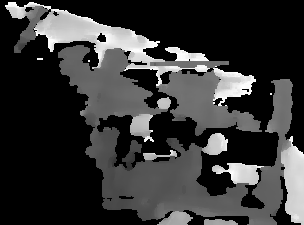
#> input picture cropped_depth.png, 304 x 225 px
$ python cv-test.py
#> lines starting #> are read from the running program, lines starting #| are printed output that depends on the picture
import cv2 as cv
import numpy as np
import matplotlib.pyplot as plt
from random import randint

# 读取图像
img = cv.imread("cropped_depth.png")
#> img is the input picture: shape (225, 304, 3); min 0, max 255, mean 54
# 应用Canny边缘检测
img = cv.Canny(img, 10, 50)
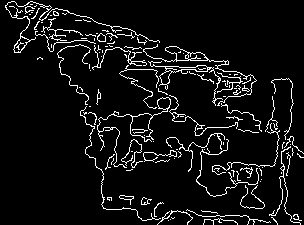
#> img: shape (225, 304); 6.9% white in thin lines or dots

# 使用霍夫变换检测直线
lines = cv.HoughLinesP(img, 2, np.pi / 90, threshold=50, minLineLength=1, maxLineGap=50)
#> lines = 63 rows, first 6: [29, 22, 292, 87], [35, 34, 291, 97], [62, 9, 292, 83], [27, 3, 287, 192], [100, 23, 273, 215], [5, 6, 290, 110]

img_show = cv.cvtColor(img, cv.COLOR_GRAY2BGR)
#> img_show: shape (225, 304, 3); 6.9% white in thin lines or dots

print(f"图像形状: {img.shape}")  # (height, width)
#| 图像形状: (225, 304)
height, width = img.shape[:2]
#> height = 225; width = 304

L1 = L2 = R1 = R2 = U1 = U2 = D1 = D2 = None
sLMax = sRMax = sUMax = sDMax = -1000000

if lines is not None:
    for line in lines:
        x1, y1, x2, y2 = line[0]
        length = ((x2 - x1) ** 2 + (y2 - y1) ** 2) ** 0.5

        if length < 100:
            continue

        # 计算到各参考点的距离
        dLU = min((x1 - 0) ** 2 + (y1 - 0) ** 2, (x2 - 0) ** 2 + (y2 - 0) ** 2) ** 0.5 # 左上角
        dRU = min((x1 - width) ** 2 + (y1 - 0) ** 2, (x2 - width) ** 2 + (y2 - 0) ** 2) ** 0.5 # 右上角
        dLD = min((x1 - 0) ** 2 + (y1 - height) ** 2, (x2 - 0) ** 2 + (y2 - height) ** 2) ** 0.5 # 左下角
        dRD = min((x1 - width) ** 2 + (y1 - height) ** 2, (x2 - width) ** 2 + (y2 - height) ** 2) ** 0.5 # 右下角

        sL = length - dLU * 10 - dLD * 5
        sR = length - dRU * 2 - dRD * 2
        # sU = length - dLU * 2 - dRU * 2
        # sD = length - dRD * 2 - dLD * 2

        if sL > sLMax:
            sLMax = sL
            L1, L2 = (x1, y1), (x2, y2)
        if sR > sRMax:
            sRMax = sR
            R1, R2 = (x1, y1), (x2, y2)
#> this loop made 63 passes
#> (x1, y1, x2, y2, length, dLU, dRU, dLD) on passes 1, 4: (29, 22, 292, 87, 270.9, 36.4, 87.82, 205.1), (27, 3, 287, 192, 321.4, 27.17, 192.8, 223.6)
#> (x1, y1, x2, y2, length, dLU, dRU, dLD) on passes 6, 18, 45, 47: (5, 6, 290, 110, 303.4, 7.81, 110.9, 219.1), (6, 5, 284, 178, 327.4, 7.81, 179.1, 220.1), (5, 5, 282, 192, 334.2, 7.07, 193.3, 220.1), (12, 1, 168, 216, 265.6, 12.04, 255.2, 168.2)
#> after the loop, sLMax = -696; sRMax = -102.4
        # [8 lines of commented-out code are left out]
if L1 is not None:
    cv.line(img_show, L1, L2, (255, 0, 0), 2)    # 左边线 - 蓝色
if R1 is not None:
    cv.line(img_show, R1, R2, (0, 255, 0), 2)    # 右边线 - 绿色
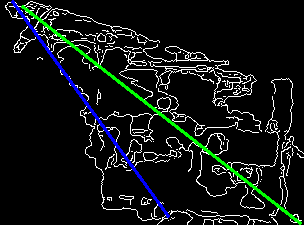
#> img_show: shape (225, 304, 3); mean B, G, R 19.9, 21, 16.6
if U1 is not None:
    cv.line(img_show, U1, U2, (0, 0, 255), 2)    # 上边线 - 红色
if D1 is not None:
    cv.line(img_show, D1, D2, (255, 255, 0), 2)  # 下边线 - 青色

# # 绘制参考点
# cv.circle(img_show, L, 5, (255, 0, 0), -1)      # 左参考点
# cv.circle(img_show, R, 5, (0, 255, 0), -1)      # 右参考点
# cv.circle(img_show, U, 5, (0, 0, 255), -1)      # 上参考点
# cv.circle(img_show, D, 5, (255, 255, 0), -1)    # 下参考点

print(f"检测结果:")
print(f"L: {L1} -> {L2}")
#| L: (12, 1) -> (168, 216)
print(f"R: {R1} -> {R2}")
#| R: (22, 6) -> (300, 223)
print(f"U: {U1} -> {U2}")
print(f"D: {D1} -> {D2}")

# 使用matplotlib显示结果（避免OpenCV显示问题）
plt.figure(figsize=(12, 8))
plt.subplot(1, 2, 1)
plt.imshow(img, cmap='gray')
plt.title('Canny Edge Detection')
plt.axis('off')

plt.subplot(1, 2, 2)
plt.imshow(cv.cvtColor(img_show, cv.COLOR_BGR2RGB))
plt.title('Detected Lines')
plt.axis('off')

plt.tight_layout()
plt.show()
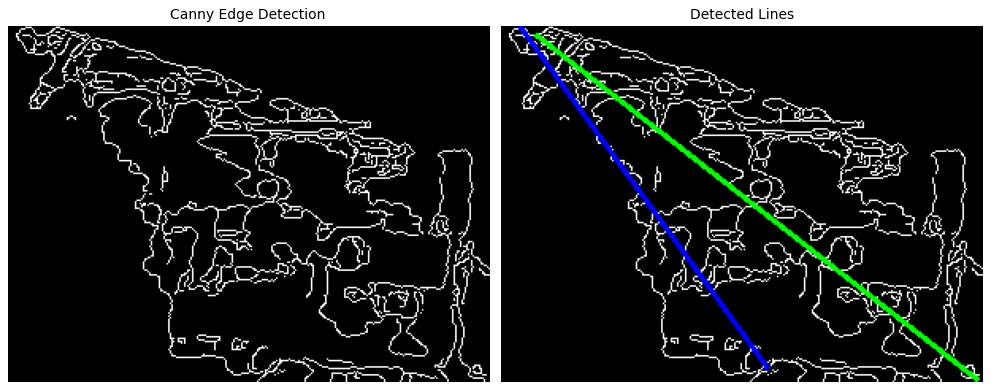
#> figure drawn by matplotlib, 2 panels
